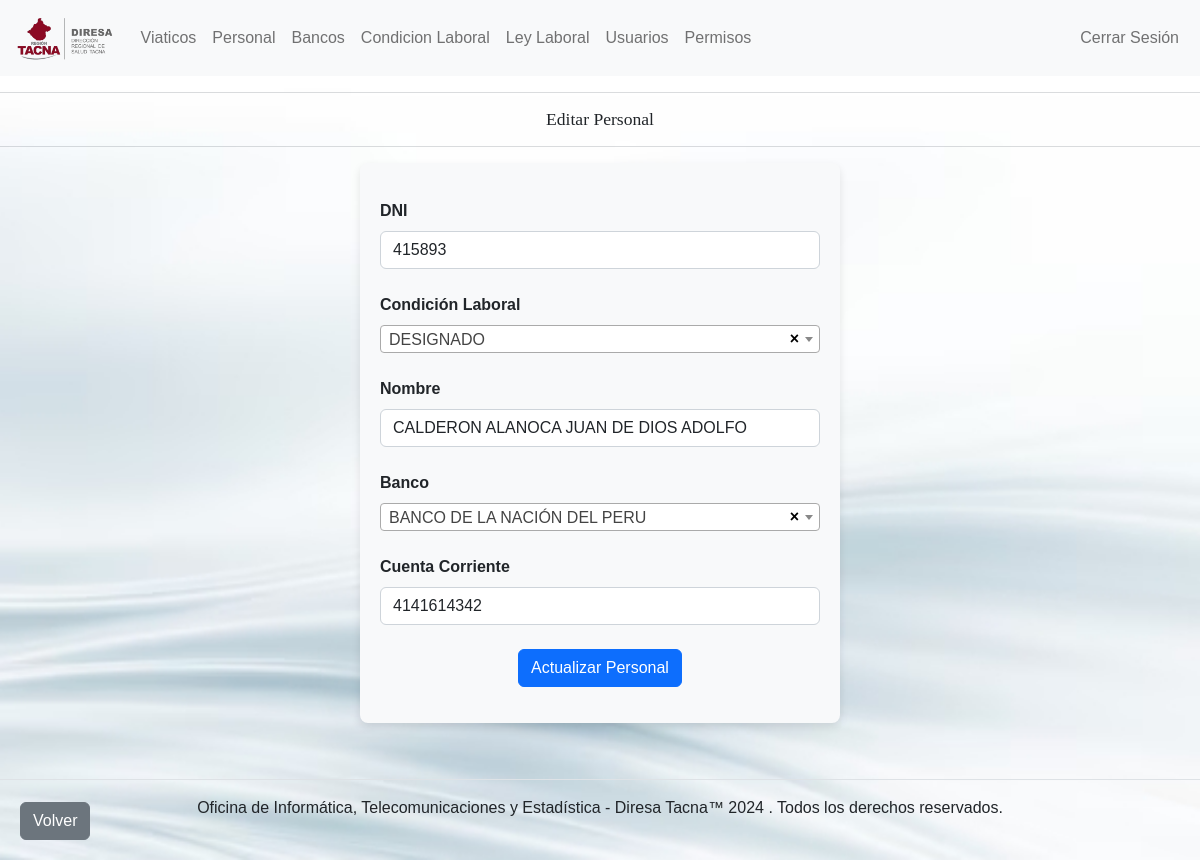
Page /public/empleados/2/edit (signed in) on the committed database.
### tables this page shows
CREATE TABLE IF NOT EXISTS `personal` (
  `IdPer` INT NOT NULL AUTO_INCREMENT,
  `dni` VARCHAR(9) NOT NULL,
  `condicion_laboral_IdClab` INT NOT NULL,
  `nombre` VARCHAR(60) NOT NULL,
  `banco_IdBco` INT NOT NULL,
  `ctacte` VARCHAR(20) NOT NULL,
  PRIMARY KEY (`IdPer`),
  INDEX `fk_personal_condicion_laboral1_idx` (`condicion_laboral_IdClab` ASC),
  UNIQUE INDEX `dni_UNIQUE` (`dni` ASC),
  INDEX `fk_personal_banco1_idx` (`banco_IdBco` ASC),
  CONSTRAINT `fk_personal_condicion_laboral1`
    FOREIGN KEY (`condicion_laboral_IdClab`)
    REFERENCES `condicion_laboral` (`IdClab`)
    ON DELETE NO ACTION
    ON UPDATE NO ACTION,
  CONSTRAINT `fk_personal_banco1`
    FOREIGN KEY (`banco_IdBco`)
    REFERENCES `banco` (`IdBco`)
    ON DELETE NO ACTION
    ON UPDATE NO ACTION);

### app/controllers/PersonalController.php (called while the page is built, shortened)
<?php
class PersonalController extends Controller
{
    protected $model;
    public function __construct()
    {
        $this->model = new Personal();
    }
    public function edit($id)
    {
        $data = $this->model->show($id);
        return $this->view('empleados/edit', compact('data', 'titulo', 'bancos', 'condiciones_laborales'));
    }
}

### public/index.php (called while the page is built, shortened)
<?php
$app = new App();

### core/Model.php (called while the page is built, shortened)
<?php
class Model {
    public function __construct() {
        $this->db = Database::getInstance()->getConnection();
    }
}

### core/Database.php (called while the page is built, shortened)
<?php
class Database {
    private static $instance = null;
    private $connection;
    private function __construct() {
        try {
            $dsn = 'mysql:host=' . DB_HOST . ';dbname=' . DB_NAME . ';charset=' . DB_CHARSET;
            $this->connection = new PDO($dsn, DB_USER, DB_PASS);
            $this->connection->setAttribute(PDO::ATTR_ERRMODE, PDO::ERRMODE_EXCEPTION);
        } catch (PDOException $e) {
            die('Conexión fallida con la base de datos: ' . $e->getMessage());
        }
    }
    public static function getInstance() {
        if (self::$instance === null) {
            self::$instance = new self();
        }
        return self::$instance;
    }
    public function getConnection() {
        return $this->connection;
    }
}

### core/BaseModel.php (called while the page is built, shortened)
<?php
class BaseModel extends Model {
    protected $table;
    protected $primaryKey;
    public function __construct($table, $primaryKey = 'id') {
        $this->table = $table;
        $this->primaryKey = $primaryKey;
    }
    public function show($id) {
        $stmt = $this->db->prepare("SELECT * FROM {$this->table} WHERE {$this->primaryKey} = :id");
        $stmt->bindParam(':id', $id, PDO::PARAM_INT);
        $stmt->execute();
        return $stmt->fetch(PDO::FETCH_ASSOC);
    }
}

### app/views/empleados/edit.php (the view, shortened to what this page needs)
<div style="display: flex; justify-content: center;" class="text-dark">
    <form action="<?php echo BASE_URL; ?>/empleados/<?php echo $data['IdPer']; ?>" method="POST" style="width: 40%; background-color: #f8f9fa; padding: 20px; border-radius: 8px; box-shadow: 0 4px 8px rgba(0,0,0,0.1);">
        <div class="form-group py-2">
            <label for="dni" class="fw-bold py-2">DNI</label>
            <input type="number" id="dni" name="dni" class="form-control" required placeholder="Ingrese el número de DNI" value="<?php echo $data['dni']; ?>">
        </div>
        <div class="form-group py-2">
            <label for="condicion_laboral_IdClab" class="fw-bold py-2">Condición Laboral</label>
        </div>
        <div class="form-group py-2">
            <label for="nombre" class="fw-bold py-2">Nombre</label>
            <input type="text" id="nombre" name="nombre" class="form-control" required placeholder="Ingrese el nombre del empleado" value="<?php echo $data['nombre']; ?>">
        </div>
        <div class="form-group py-2">
            <label for="banco_IdBco" class="fw-bold py-2">Banco</label>
        </div>
        <div class="form-group py-2">
            <label for="ctacte" class="fw-bold py-2">Cuenta Corriente</label>
            <input type="number" id="ctacte" name="ctacte" class="form-control" required placeholder="Ingrese la Cuenta Corriente" value="<?php echo $data['ctacte']; ?>">
        </div>
        <div class="d-flex justify-content-center py-3">
            <button type="submit" class="btn btn-primary">Actualizar Personal</button>
        </div>
    </form>
</div>
<a href="<?php echo BASE_URL; ?>/empleados" style="position: fixed; bottom: 20px; left: 20px;">
    <button type="button" class="btn btn-secondary"> Volver
    </button>
</a>

### public/css/hoja1.css (style rules this page uses)
html, body, h1, h2, h3, h4, h5, h6, p, ol, ul, li, pre, code, address, variable, form, fieldset, blockquote { padding: 0; margin: 0; font-size: 100%; font-weight: normal; }
* { margin: 0; padding: 0; }
body { font-family: Verdana, Geneva, Tahoma, sans-serif; background-image: url('../images/fondo.jpg'); background-size: cover; background-repeat: no-repeat; background-attachment: fixed; background-position: center; }

### rows in the picture
personal: dni "415893", nombre "CALDERON ALANOCA JUAN DE DIOS ADOLFO", ctacte "4141614342"

### other values in the picture
$nivel "Viaticos"
$nivel "Personal"
$nivel "Bancos"
$nivel "Condicion Laboral"
$nivel "Ley Laboral"
$nivel "Usuarios"
$nivel "Permisos"
$titulo "Editar Personal"
